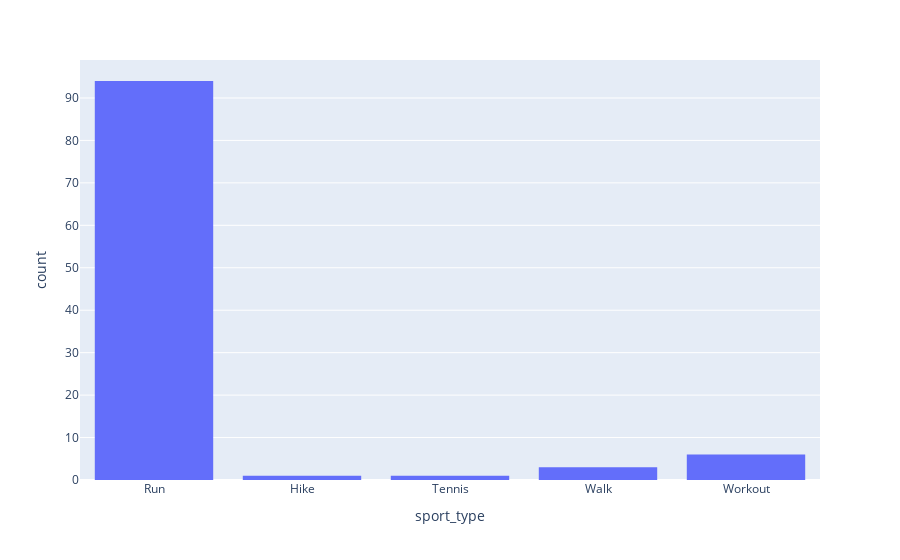

The notebook cell saved with this chart:
### Markdown cell above
Histogram plots of sport_type show that running is by far the most popular activity. The majority of activities occur in the GMT-5:00 timezone.

### Code cell
px.histogram(data, x="sport_type")

### Figure 1 — Plotly figure (JSON) as saved in the notebook; plotly's stock layout.template omitted (floating-point values rounded to 4 significant figures)
{"data": [{"alignmentgroup": "True", "bingroup": "x", "hovertemplate": "sport_type=%{x}<br>count=%{y}<extra></extra>", "legendgroup": "", "marker": {"color": "#636efa", "pattern": {"shape": ""}}, "name": "", "offsetgroup": "", "orientation": "v", "showlegend": false, "type": "histogram", "x": ["Run", "Run", "Run", "Run", "Run", "Run", "Run", "Run", "Run", "Run", "Run", "Run", "Run", "Run", "Run", "Run", "Hike", "Run", "Tennis", "Run", "Run", "Run", "Run", "Run", "Walk", "Run", "Run", "Run", "Run", "Run", "Run", "Run", "Run", "Run", "Run", "Run", "Run", "Run", "Run", "Run", "Run", "Run", "Run", "Run", "Run", "Run", "Run", "Run", "Run", "Run", "Run", "Run", "Run", "Run", "Run", "Run", "Run", "Run", "Run", "Run", "Run", "Run", "Run", "Run", "Run", "Run", "Run", "Run", "Run", "Run", "Run", "Run", "Walk", "Run", "Walk", "Run", "Workout", "Run", "Workout", "Run", "Run", "Workout", "Workout", "Workout", "Run", "Workout", "Run", "Run", "Run", "Run", "Run", "Run", "Run", "Run", "Run", "Run", "Run", "Run", "Run", "Run", "Run", "Run", "Run", "Run", "Run"], "xaxis": "x", "yaxis": "y"}], "layout": {"barmode": "relative", "legend": {"tracegroupgap": 0}, "margin": {"t": 60}, "xaxis": {"anchor": "y", "domain": [0, 1], "title": {"text": "sport_type"}}, "yaxis": {"anchor": "x", "domain": [0, 1], "title": {"text": "count"}}}}
